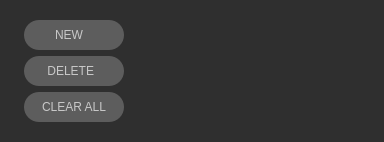
           <widget class="QFrame" name="frame_3">
            <property name="styleSheet">
             <string notr="true">QFrame {
	background-color: rgb(47, 47, 47);
	color: rgb(170, 170, 170);
}</string>
            </property>
            <property name="frameShape">
             <enum>QFrame::NoFrame</enum>
            </property>
            <property name="frameShadow">
             <enum>QFrame::Raised</enum>
            </property>
            <layout class="QHBoxLayout" name="horizontalLayout_2">
             <property name="leftMargin">
              <number>15</number>
             </property>
             <property name="rightMargin">
              <number>15</number>
             </property>
             <item>
              <widget class="QFrame" name="frame">
               <property name="styleSheet">
                <string notr="true">QPushButton {
	border: 0px solid rgb(52, 59, 72);
	border-radius: 15px;	
	background-color: rgb(93, 93, 93);
	color: rgb(200, 200, 200);
}
QPushButton:hover {
	background-color: rgb(196, 150, 250);
	border: 0px solid rgb(61, 70, 86);
}
QPushButton:pressed {	
	background-color: rgb(196, 150, 250);
	border: 0px solid rgb(43, 50, 61);
}</string>
               </property>
               <layout class="QVBoxLayout" name="verticalLayout_6">
                <item>
                 <widget class="QPushButton" name="newRowButton">
                  <property name="sizePolicy">
                   <sizepolicy hsizetype="Preferred" vsizetype="Fixed">
                    <horstretch>0</horstretch>
                    <verstretch>0</verstretch>
                   </sizepolicy>
                  </property>
                  <property name="minimumSize">
                   <size>
                    <width>100</width>
                    <height>30</height>
                   </size>
                  </property>
                  <property name="toolTip">
                   <string notr="true"/>
                  </property>
                  <property name="text">
                   <string notr="true">NEW   </string>
                  </property>
                  <property name="icon">
                   <iconset resource="resources.qrc">
                    <normaloff>:/icons/16x16/cil-plus.png</normaloff>:/icons/16x16/cil-plus.png</iconset>
                  </property>
                 </widget>
                </item>
                <item>
                 <widget class="QPushButton" name="deleteRowButton">
                  <property name="sizePolicy">
                   <sizepolicy hsizetype="Preferred" vsizetype="Fixed">
                    <horstretch>0</horstretch>
                    <verstretch>0</verstretch>
                   </sizepolicy>
                  </property>
                  <property name="minimumSize">
                   <size>
                    <width>100</width>
                    <height>30</height>
                   </size>
                  </property>
                  <property name="toolTip">
                   <string notr="true"/>
                  </property>
                  <property name="text">
                   <string notr="true">DELETE  </string>
                  </property>
                  <property name="icon">
                   <iconset resource="resources.qrc">
                    <normaloff>:/icons/16x16/cil-minus.png</normaloff>:/icons/16x16/cil-minus.png</iconset>
                  </property>
                 </widget>
                </item>
                <item>
                 <widget class="QPushButton" name="clearAllButton">
                  <property name="sizePolicy">
                   <sizepolicy hsizetype="Preferred" vsizetype="Fixed">
                    <horstretch>0</horstretch>
                    <verstretch>0</verstretch>
                   </sizepolicy>
                  </property>
                  <property name="minimumSize">
                   <size>
                    <width>100</width>
                    <height>30</height>
                   </size>
                  </property>
                  <property name="toolTip">
                   <string notr="true"/>
                  </property>
                  <property name="text">
                   <string notr="true">CLEAR ALL</string>
                  </property>
                 </widget>
                </item>
               </layout>
              </widget>
             </item>
             <item>
              <widget class="ListView" name="datasetListView">
               <property name="sizePolicy">
                <sizepolicy hsizetype="Fixed" vsizetype="Maximum">
                 <horstretch>0</horstretch>
                 <verstretch>0</verstretch>
                </sizepolicy>
               </property>
               <property name="minimumSize">
                <size>
                 <width>0</width>
                 <height>100</height>
                </size>
               </property>
               <property name="maximumSize">
                <size>
                 <width>230</width>
                 <height>100</height>
                </size>
               </property>
               <property name="frameShape">
                <enum>QFrame::NoFrame</enum>
               </property>
               <property name="frameShadow">
                <enum>QFrame::Plain</enum>
               </property>
              </widget>
             </item>
            </layout>
           </widget>
